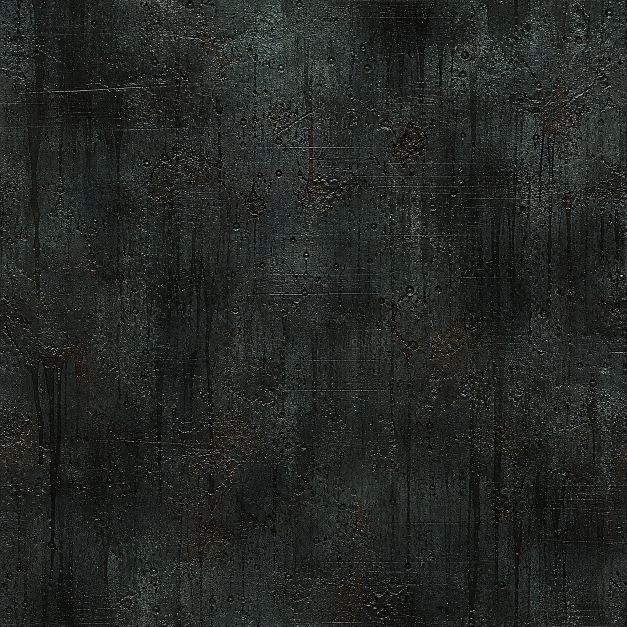
#> input picture ui-demo/assets/power-plant-sidebar-redesign/sources/bio-industrial-metal-source.png, 1254 x 1254 px (shown at 1/2 size)
$ python generate-textures.py
#> lines starting #> are read from the running program, lines starting #| are printed output that depends on the picture
from __future__ import annotations

from pathlib import Path
from random import Random

from PIL import Image, ImageDraw, ImageFilter, ImageOps


ROOT = Path(__file__).resolve().parent
SOURCE_DIR = ROOT / "sources"


def mirrored_tile(source: Path, output: Path) -> None:
    image = Image.open(source).convert("RGB")
    side = min(image.size)
    left = (image.width - side) // 2
    top = (image.height - side) // 2
    tile = image.crop((left, top, left + side, top + side)).resize((512, 512), Image.Resampling.LANCZOS)

    mosaic = Image.new("RGB", (1024, 1024))
    mosaic.paste(tile, (0, 0))
    mosaic.paste(ImageOps.mirror(tile), (512, 0))
    mosaic.paste(ImageOps.flip(tile), (0, 512))
    mosaic.paste(ImageOps.flip(ImageOps.mirror(tile)), (512, 512))

    seamless = mosaic.crop((256, 256, 768, 768)).resize((256, 256), Image.Resampling.LANCZOS)
    seamless.save(output, optimize=True)


def condensation_mask(output: Path) -> None:
    rng = Random(19840331)
    mask = Image.new("L", (256, 256), 0)
    draw = ImageDraw.Draw(mask)

    for _ in range(620):
        x = rng.randrange(0, 256)
        y = rng.randrange(0, 256)
        radius = rng.choice((1, 1, 1, 2, 2, 3))
        alpha = rng.randrange(16, 68)
        draw.ellipse((x - radius, y - radius, x + radius, y + radius), fill=alpha)

    for _ in range(22):
        x = rng.randrange(0, 256)
        y = rng.randrange(-20, 220)
        length = rng.randrange(18, 72)
        width = rng.choice((1, 1, 2))
        draw.line((x, y, x + rng.randrange(-3, 4), y + length), fill=rng.randrange(20, 54), width=width)

    mask = mask.filter(ImageFilter.GaussianBlur(0.45))
    rgba = Image.new("RGBA", mask.size, (199, 231, 218, 0))
    rgba.putalpha(mask)
    rgba.save(output, optimize=True)


def main() -> None:
    mirrored_tile(SOURCE_DIR / "bio-industrial-metal-source.png", ROOT / "bio-industrial-metal-256.png")
#> in mirrored_tile, image is the input picture: PIL image 1254x1254 RGB; mean R, G, B 36.6, 39.8, 37
#> in mirrored_tile, `mosaic = Image.new("RGB", (1024, 1024))`: mosaic: PIL image 1024x1024 RGB; every value is 0
#> in mirrored_tile, `seamless = mosaic.crop((256, 256, 768, 768)).resize((256, 256), Image...`:
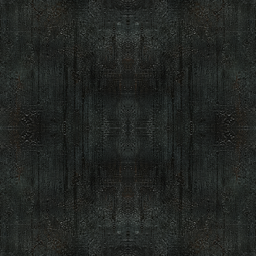
#> seamless: PIL image 256x256 RGB; mean R, G, B 34.1, 36.8, 34.1
    mirrored_tile(SOURCE_DIR / "dark-red-fluid-source.png", ROOT / "dark-red-fluid-256.png")
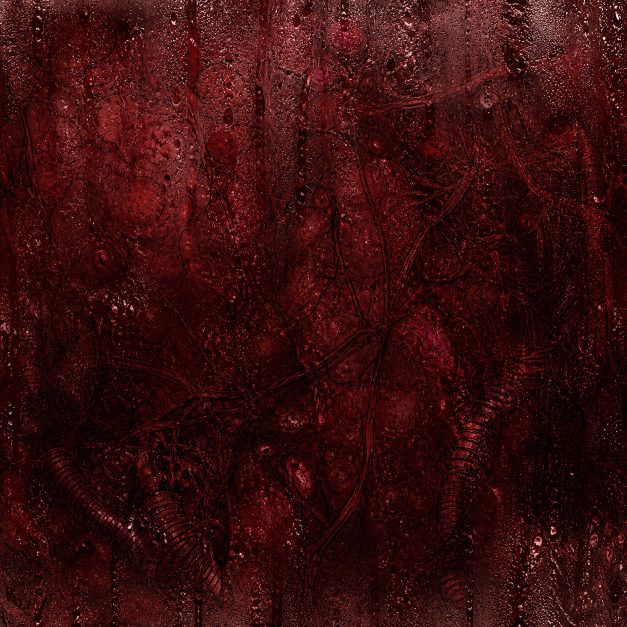
#> input picture ui-demo/assets/power-plant-sidebar-redesign/sources/dark-red-fluid-source.png, 1254 x 1254 px (shown at 1/2 size)
#> in mirrored_tile, image is the input picture: PIL image 1254x1254 RGB; mean R, G, B 55.8, 13.1, 13.4
#> in mirrored_tile (call 2), `mosaic.paste(ImageOps.flip(tile), (0, 512))`:
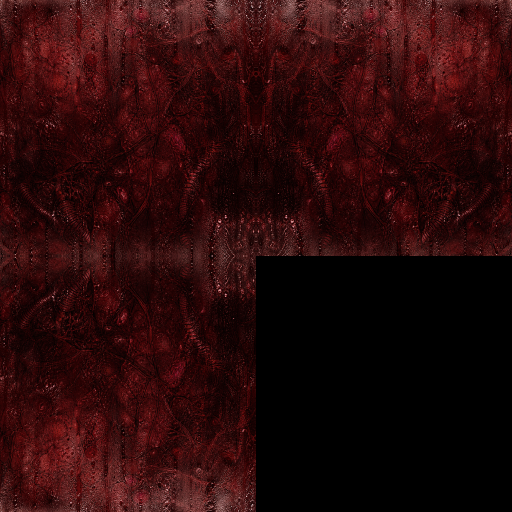
#> mosaic: PIL image 1024x1024 RGB (shown at 1/2 size); mean R, G, B 41.9, 9.8, 10.1
#> in mirrored_tile (call 2), `mosaic.paste(ImageOps.flip(ImageOps.mirror(tile)), (512, 512))`:
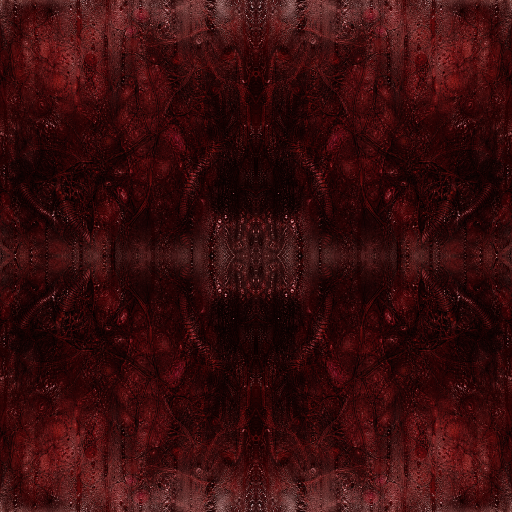
#> mosaic: PIL image 1024x1024 RGB (shown at 1/2 size); mean R, G, B 55.8, 13.1, 13.4
#> in mirrored_tile (call 2), `seamless = mosaic.crop((256, 256, 768, 768)).resize((256, 256), Image...`:
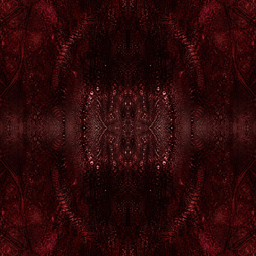
#> seamless: PIL image 256x256 RGB; mean R, G, B 43.7, 8.6, 9.1
    condensation_mask(ROOT / "condensation-mask-256.png")
#> in condensation_mask, `mask = Image.new("L", (256, 256), 0)`: mask: PIL image 256x256 L; every value is 0
#> in condensation_mask, `mask = mask.filter(ImageFilter.GaussianBlur(0.45))`:
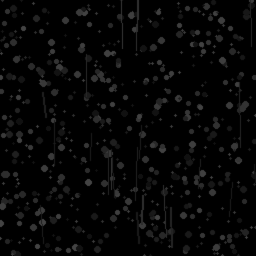
#> mask: PIL image 256x256 L; min 0, max 67, mean 6.2
#> in condensation_mask, `rgba.putalpha(mask)`:
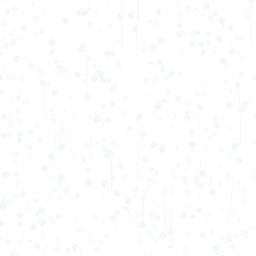
#> rgba: PIL image 256x256 RGBA; mean R, G, B, A 199, 231, 218, 6.2; transparent parts drawn white


if __name__ == "__main__":
    main()
